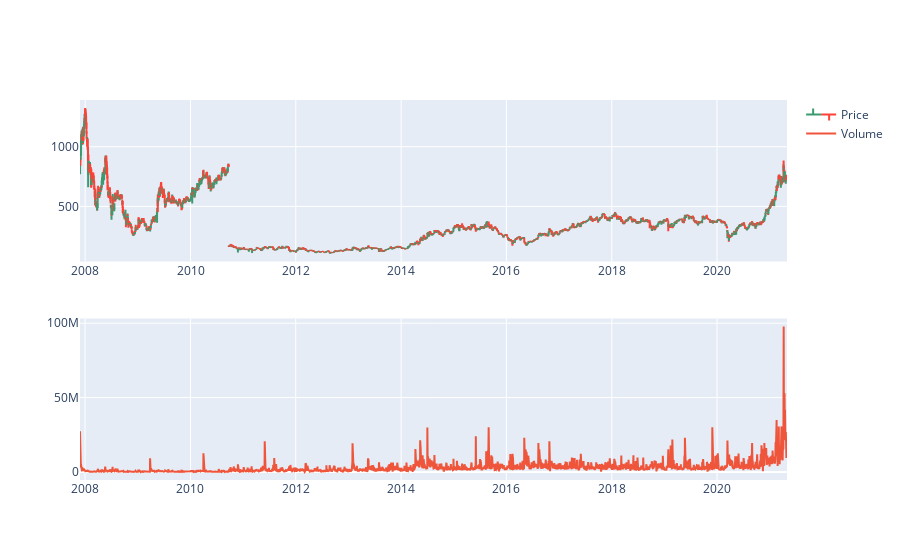
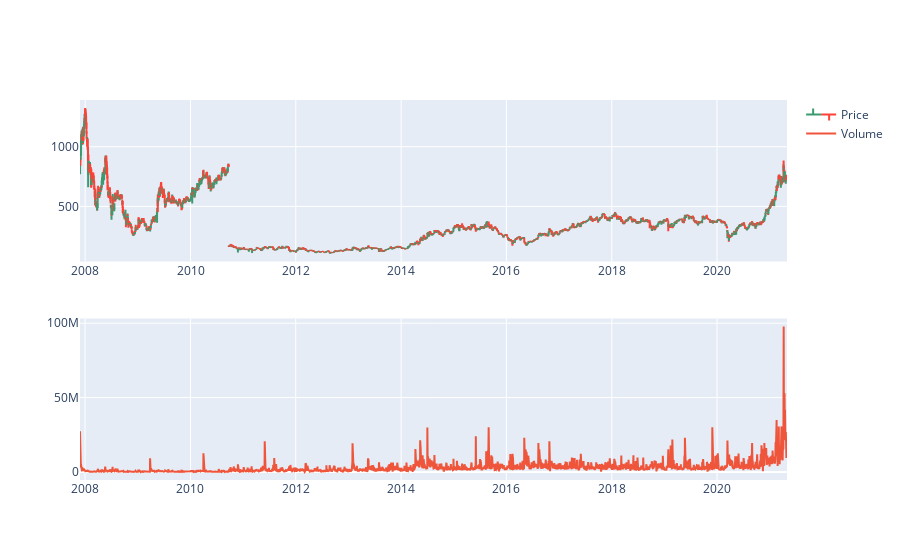

The cell these charts' notebook holds for them, in order:
### Code cell
fig = make_subplots(rows=2, cols=1)

#OHLC Plot
fig.add_trace(go.Ohlc(x=data.Date, open=data.Open, high=data.High, low=data.Low, close=data.Close, name='Price'),row=1, col=1)
#Volume PLot
fig.add_trace(go.Scatter(x=data.Date, y=data.Volume, name='Volume'), row=2, col=1)

fig.update(layout_xaxis_rangeslider_visible=False)
fig.show()
fig = make_subplots(rows=2, cols=1)

#OHLC Plot
fig.add_trace(go.Ohlc(x=data.Date, open=data.Open, high=data.High, low=data.Low, close=data.Close, name='Price'),row=1, col=1)
#Volume PLot
fig.add_trace(go.Scatter(x=data.Date, y=data.Volume, name='Volume'), row=2, col=1)

fig.update(layout_xaxis_rangeslider_visible=False)
fig.show()

### Figure 1 — Plotly figure (JSON) as saved in the notebook; plotly's stock layout.template omitted (floating-point values rounded to 4 significant figures; data arrays with more than 128 entries replaced by an {"elided": "..."} marker saying what was removed)
{"data": [{"close": {"elided": "3322 float values"}, "high": {"elided": "3322 float values"}, "low": {"elided": "3322 float values"}, "name": "Price", "open": {"elided": "3322 float values"}, "type": "ohlc", "x": {"elided": "3322 str values"}, "xaxis": "x", "yaxis": "y"}, {"name": "Volume", "type": "scatter", "x": {"elided": "3322 str values"}, "xaxis": "x2", "y": {"elided": "3322 int values"}, "yaxis": "y2"}], "layout": {"xaxis": {"anchor": "y", "domain": [0, 1], "rangeslider": {"visible": false}}, "xaxis2": {"anchor": "y2", "domain": [0, 1]}, "yaxis": {"anchor": "x", "domain": [0.575, 1]}, "yaxis2": {"anchor": "x2", "domain": [0, 0.425]}}}

### Figure 2 — Plotly figure (JSON) as saved in the notebook; plotly's stock layout.template omitted (floating-point values rounded to 4 significant figures; data arrays with more than 128 entries replaced by an {"elided": "..."} marker saying what was removed)
{"data": [{"close": {"elided": "3322 float values"}, "high": {"elided": "3322 float values"}, "low": {"elided": "3322 float values"}, "name": "Price", "open": {"elided": "3322 float values"}, "type": "ohlc", "x": {"elided": "3322 str values"}, "xaxis": "x", "yaxis": "y"}, {"name": "Volume", "type": "scatter", "x": {"elided": "3322 str values"}, "xaxis": "x2", "y": {"elided": "3322 int values"}, "yaxis": "y2"}], "layout": {"xaxis": {"anchor": "y", "domain": [0, 1], "rangeslider": {"visible": false}}, "xaxis2": {"anchor": "y2", "domain": [0, 1]}, "yaxis": {"anchor": "x", "domain": [0.575, 1]}, "yaxis2": {"anchor": "x2", "domain": [0, 0.425]}}}
